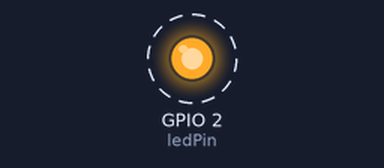
Recording of a sketch running on a simulated ESP32. On the bench: output pins drawn as LEDs (lit = HIGH). Dashed ring = blinking. What the sketch prints to the serial monitor is not drawn.

Above: at 2.2 s.
Timing chart, 0 to 5.0 s (numbered marks = the images above):
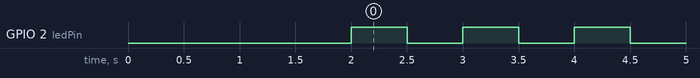

The sketch:

ESP32_Blink.ino
```cpp
/*
  ESP32 Blink
  esp32-blink.ino
  Rewrite of classic Blink sketch for ESP32
  Use LED on GPIO2

  DroneBot Workshop 2020
  https://dronebotworkshop.com

  --> My ESP32 30PIN layout: https://circuits4you.com/2018/12/31/esp32-devkit-esp32-wroom-gpio-pinout/
  --> Boardmanager ESP32: https://raw.githubusercontent.com/espressif/arduino-esp32/gh-pages/package_esp32_index.json
  --> CP210x_Universal_Windows_Driver
*/

// LED on GPIO2
int ledPin = 2;

void setup()
{
    // Set LED as output
    pinMode(ledPin, OUTPUT);

    // Serial monitor setup
    Serial.begin(115200);

    // Sketch identification
    Serial.println("AVS1416  11/12/2021- ESP32_Blink.ino");
    delay(2000);
}

void loop()
{
    Serial.print("Hello");
    digitalWrite(ledPin, HIGH);

    delay(500);

    Serial.println(" world!");
    digitalWrite(ledPin, LOW);

    delay(500);
}
```

Measured:
- by itself, GPIO 2 (ledPin): alternates HIGH for 0.50 s and LOW for 0.50 s
